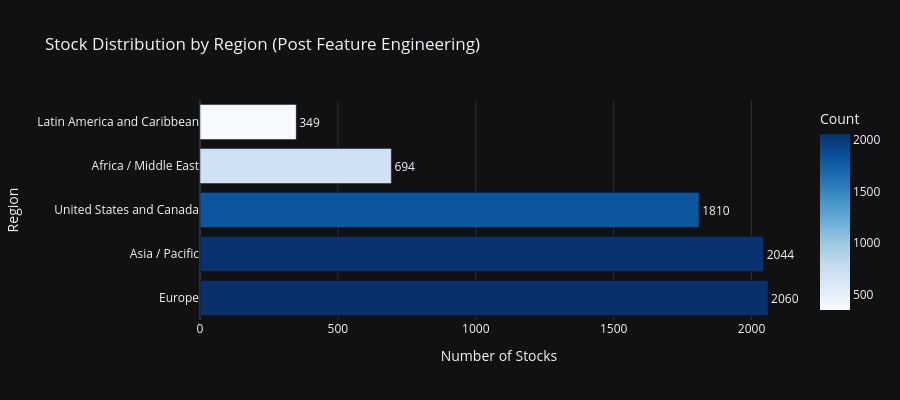
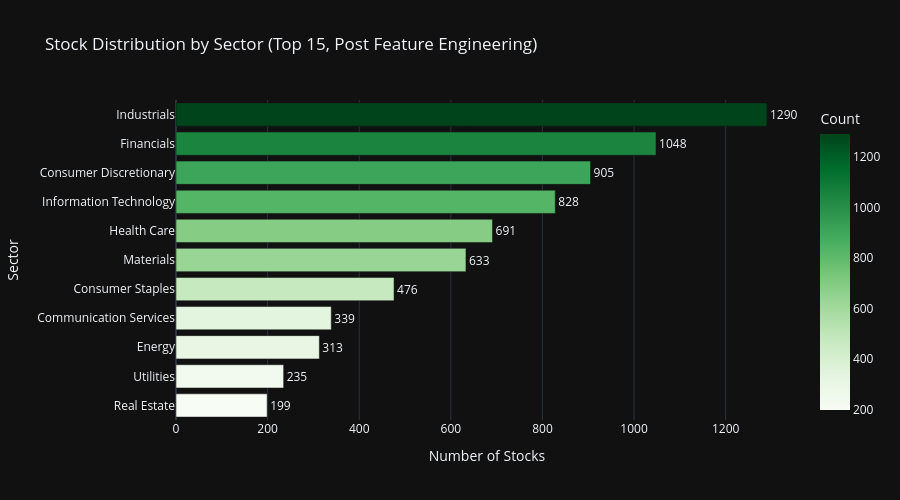
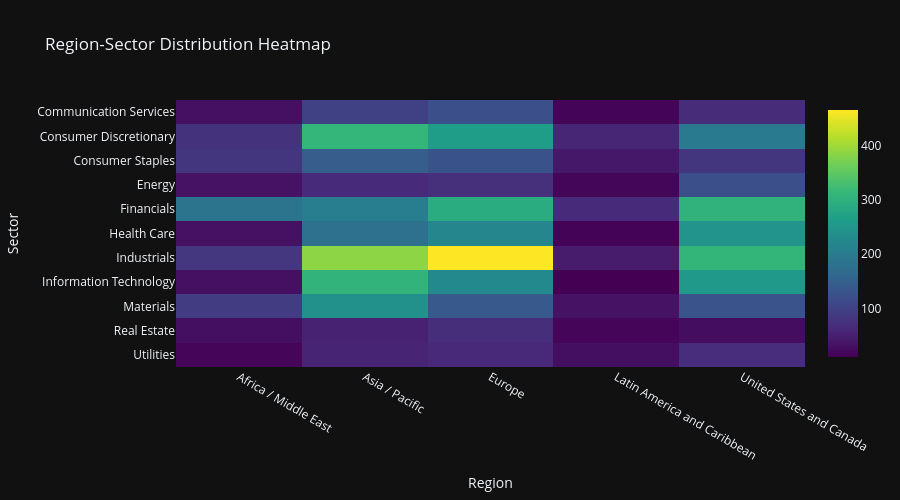
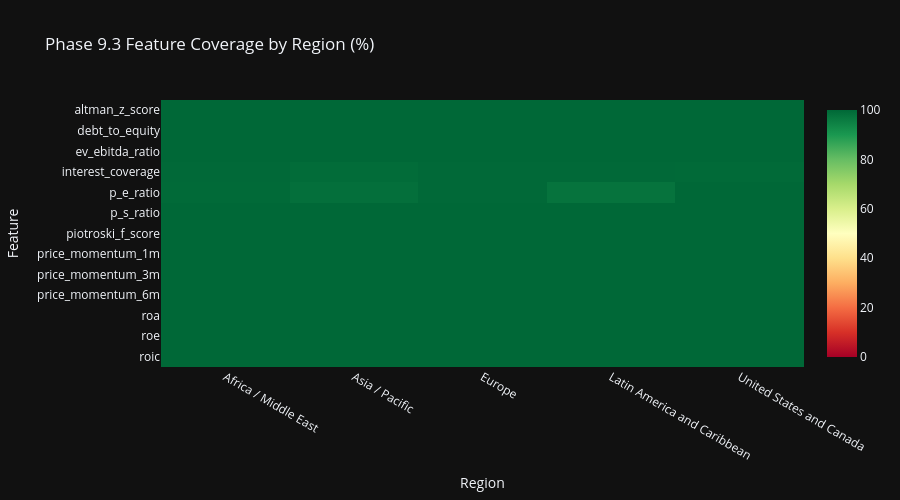

The code cell stored with these charts, in order, in its notebook:
### Markdown cell above
## Cell 7: Region & Sector Analytics with Feature Coverage

Section 17 compliant Plotly visualizations with dark theme.
Enhanced with Phase 9.3 feature analytics by region and sector.

### Code cell
# ============================================================================
# Cell 7: Region & Sector Analytics with Feature Coverage
# ============================================================================

print('=' * 80)
print('REGION & SECTOR ANALYTICS WITH FEATURE COVERAGE')
print('=' * 80)

# Use all_stocks_features (post feature engineering) for analytics
df_analytics = all_stocks_features

# Region distribution
if 'region' in df_analytics.columns:
    region_counts = df_analytics['region'].value_counts().reset_index()
    region_counts.columns = ['Region', 'Count']
    region_counts['Percentage'] = (region_counts['Count'] / region_counts['Count'].sum() * 100).round(1)

    fig_region = px.bar(
            region_counts,
            x='Count',
            y='Region',
            orientation='h',
            title='Stock Distribution by Region (Post Feature Engineering)',
            template=PLOTLY_TEMPLATE,
            color='Count',
            color_continuous_scale='Blues',
            text='Count',
            )
    fig_region.update_traces(
            textposition='outside',
            hovertemplate='<b>%{y}</b><br>Count: %{x}<br>Percentage: %{customdata[0]:.1f}%',
            customdata=region_counts[['Percentage']].values
            )
    fig_region.update_layout(
            xaxis_title='Number of Stocks',
            yaxis_title='Region',
            height=400,
            showlegend=False,
            )
    fig_region.show()

# Sector distribution (Top 15)
if 'sector' in df_analytics.columns:
    sector_counts = df_analytics['sector'].value_counts().head(15).reset_index()
    sector_counts.columns = ['Sector', 'Count']
    sector_counts['Percentage'] = (sector_counts['Count'] / len(df_analytics) * 100).round(1)

    fig_sector = px.bar(
            sector_counts.sort_values('Count'),
            x='Count',
            y='Sector',
            orientation='h',
            title='Stock Distribution by Sector (Top 15, Post Feature Engineering)',
            template=PLOTLY_TEMPLATE,
            color='Count',
            color_continuous_scale='Greens',
            text='Count',
            )
    fig_sector.update_traces(
            textposition='outside',
            hovertemplate='<b>%{y}</b><br>Count: %{x}<br>Percentage: %{customdata[0]:.1f}%',
            customdata=sector_counts.sort_values('Count')[['Percentage']].values
            )
    fig_sector.update_layout(
            xaxis_title='Number of Stocks',
            yaxis_title='Sector',
            height=500,
            showlegend=False,
            )
    fig_sector.show()

# Region-Sector Heatmap
if 'region' in df_analytics.columns and 'sector' in df_analytics.columns:
    cross_tab = pd.crosstab(
            df_analytics['sector'],
            df_analytics['region']
            ).head(12)

    fig_heatmap = px.imshow(
            cross_tab,
            title='Region-Sector Distribution Heatmap',
            template=PLOTLY_TEMPLATE,
            color_continuous_scale='Viridis',
            aspect='auto',
            )
    fig_heatmap.update_layout(
            xaxis_title='Region',
            yaxis_title='Sector',
            height=500,
            )
    fig_heatmap.show()

print('\n✓ Distribution visualizations complete')

# ============================================================================
# Feature Coverage Analytics by Region and Sector
# ============================================================================
print('\n' + '=' * 80)
print('📊 PHASE 9.3 FEATURE ANALYTICS BY REGION & SECTOR')
print('=' * 80)

# Define key Phase 9.3 features for analysis
key_phase93_features = [
    'roe', 'roa', 'roic',  # Profitability
    'p_e_ratio', 'p_s_ratio', 'ev_ebitda_ratio',  # Valuation
    'price_momentum_1m', 'price_momentum_3m', 'price_momentum_6m',  # Momentum
    'debt_to_equity', 'interest_coverage',  # Leverage
    'piotroski_f_score', 'altman_z_score',  # Composite Scores
    ]
available_phase93 = [f for f in key_phase93_features if f in df_analytics.columns]

if available_phase93 and 'region' in df_analytics.columns:
    print(f'\n📍 Feature Coverage by Region ({len(available_phase93)} key features):')

    # Calculate non-null percentage per region for each feature
    region_coverage_data = []
    for region in df_analytics['region'].unique():
        region_df = df_analytics[df_analytics['region'] == region]
        region_count = len(region_df)

        for feat in available_phase93:
            non_null = region_df[feat].notna().sum()
            coverage_pct = (non_null / region_count * 100) if region_count > 0 else 0
            region_coverage_data.append({
                'Region': region,
                'Feature': feat,
                'Coverage %': round(coverage_pct, 1),
                'Non-Null': non_null,
                'Total': region_count
                })

    region_coverage_df = pd.DataFrame(region_coverage_data)

    # Pivot for heatmap
    region_pivot = region_coverage_df.pivot(index='Feature', columns='Region', values='Coverage %')

    fig_region_coverage = px.imshow(
            region_pivot,
            title='Phase 9.3 Feature Coverage by Region (%)',
            template=PLOTLY_TEMPLATE,
            color_continuous_scale='RdYlGn',
            zmin=0, zmax=100,
            aspect='auto',
            )
    fig_region_coverage.update_layout(
            xaxis_title='Region',
            yaxis_title='Feature',
            height=500,
            )
    fig_region_coverage.show()

if available_phase93 and 'sector' in df_analytics.columns:
    print(f'\n🏢 Feature Coverage by Sector (Top 10 sectors, {len(available_phase93)} key features):')

    # Get top 10 sectors by count
    top_sectors = df_analytics['sector'].value_counts().head(10).index.tolist()

    # Calculate non-null percentage per sector for each feature
    sector_coverage_data = []
    for sector in top_sectors:
        sector_df = df_analytics[df_analytics['sector'] == sector]
        sector_count = len(sector_df)

        for feat in available_phase93:
            non_null = sector_df[feat].notna().sum()
            coverage_pct = (non_null / sector_count * 100) if sector_count > 0 else 0
            sector_coverage_data.append({
                'Sector': str(sector)[:25],  # Truncate long names
                'Feature': feat,
                'Coverage %': round(coverage_pct, 1),
                'Non-Null': non_null,
                'Total': sector_count
                })

    sector_coverage_df = pd.DataFrame(sector_coverage_data)

    # Pivot for heatmap
    sector_pivot = sector_coverage_df.pivot(index='Feature', columns='Sector', values='Coverage %')

    fig_sector_coverage = px.imshow(
            sector_pivot,
            title='Phase 9.3 Feature Coverage by Sector (%)',
            template=PLOTLY_TEMPLATE,
            color_continuous_scale='RdYlGn',
            zmin=0, zmax=100,
            aspect='auto',
            )
    fig_sector_coverage.update_layout(
            xaxis_title='Sector',
            yaxis_title='Feature',
            height=600,
            )
    fig_sector_coverage.show()

# Feature statistics by region
if available_phase93 and 'region' in df_analytics.columns:
    print(f'\n📊 Key Feature Statistics by Region:')

    # Select 3 key features for detailed statistics
    stat_features = ['roe', 'price_momentum_1m', 'debt_to_equity']
    stat_features = [f for f in stat_features if f in df_analytics.columns]

    if stat_features:
        region_stats = df_analytics.groupby('region')[stat_features].agg(['mean', 'median', 'std']).round(3)
        print(region_stats.to_string())

        # Box plot for ROE by region (if available)
        if 'roe' in df_analytics.columns:
            fig_roe_region = px.box(
                    df_analytics[df_analytics['roe'].notna()],
                    x='region',
                    y='roe',
                    title='Return on Equity (ROE) Distribution by Region',
                    template=PLOTLY_TEMPLATE,
                    color='region',
                    )
            fig_roe_region.update_layout(
                    xaxis_title='Region',
                    yaxis_title='ROE',
                    height=450,
                    showlegend=False,
                    )
            fig_roe_region.show()

print('\n✓ Feature analytics by region and sector complete')

### Figure 1 — Plotly figure (JSON) as saved in the notebook; plotly's stock layout.template omitted (floating-point values rounded to 4 significant figures)
{"data": [{"hovertemplate": "<b>%{y}</b><br>Count: %{x}<br>Percentage: %{customdata[0]:.1f}%", "legendgroup": "", "marker": {"color": [2060, 2044, 1810, 694, 349], "coloraxis": "coloraxis", "pattern": {"shape": ""}}, "name": "", "orientation": "h", "showlegend": false, "text": [2060.0, 2044.0, 1810.0, 694.0, 349.0], "textposition": "outside", "x": [2060, 2044, 1810, 694, 349], "xaxis": "x", "y": ["Europe", "Asia / Pacific", "United States and Canada", "Africa / Middle East", "Latin America and Caribbean"], "yaxis": "y", "type": "bar", "customdata": [[29.6], [29.4], [26.0], [10.0], [5.0]]}], "layout": {"xaxis": {"anchor": "y", "domain": [0.0, 1.0], "title": {"text": "Number of Stocks"}}, "yaxis": {"anchor": "x", "domain": [0.0, 1.0], "title": {"text": "Region"}}, "coloraxis": {"colorbar": {"title": {"text": "Count"}}, "colorscale": [[0.0, "rgb(247,251,255)"], [0.125, "rgb(222,235,247)"], [0.25, "rgb(198,219,239)"], [0.375, "rgb(158,202,225)"], [0.5, "rgb(107,174,214)"], [0.625, "rgb(66,146,198)"], [0.75, "rgb(33,113,181)"], [0.875, "rgb(8,81,156)"], [1.0, "rgb(8,48,107)"]]}, "legend": {"tracegroupgap": 0}, "title": {"text": "Stock Distribution by Region (Post Feature Engineering)"}, "barmode": "relative", "height": 400, "showlegend": false}}

### Figure 2 — Plotly figure (JSON) as saved in the notebook; plotly's stock layout.template omitted (floating-point values rounded to 4 significant figures)
{"data": [{"hovertemplate": "<b>%{y}</b><br>Count: %{x}<br>Percentage: %{customdata[0]:.1f}%", "legendgroup": "", "marker": {"color": [199, 235, 313, 339, 476, 633, 691, 828, 905, 1048, 1290], "coloraxis": "coloraxis", "pattern": {"shape": ""}}, "name": "", "orientation": "h", "showlegend": false, "text": [199.0, 235.0, 313.0, 339.0, 476.0, 633.0, 691.0, 828.0, 905.0, 1048.0, 1290.0], "textposition": "outside", "x": [199, 235, 313, 339, 476, 633, 691, 828, 905, 1048, 1290], "xaxis": "x", "y": ["Real Estate", "Utilities", "Energy", "Communication Services", "Consumer Staples", "Materials", "Health Care", "Information Technology", "Consumer Discretionary", "Financials", "Industrials"], "yaxis": "y", "type": "bar", "customdata": [[2.9], [3.4], [4.5], [4.9], [6.8], [9.1], [9.9], [11.9], [13.0], [15.1], [18.5]]}], "layout": {"xaxis": {"anchor": "y", "domain": [0.0, 1.0], "title": {"text": "Number of Stocks"}}, "yaxis": {"anchor": "x", "domain": [0.0, 1.0], "title": {"text": "Sector"}}, "coloraxis": {"colorbar": {"title": {"text": "Count"}}, "colorscale": [[0.0, "rgb(247,252,245)"], [0.125, "rgb(229,245,224)"], [0.25, "rgb(199,233,192)"], [0.375, "rgb(161,217,155)"], [0.5, "rgb(116,196,118)"], [0.625, "rgb(65,171,93)"], [0.75, "rgb(35,139,69)"], [0.875, "rgb(0,109,44)"], [1.0, "rgb(0,68,27)"]]}, "legend": {"tracegroupgap": 0}, "title": {"text": "Stock Distribution by Sector (Top 15, Post Feature Engineering)"}, "barmode": "relative", "height": 500, "showlegend": false}}

### Figure 3 — Plotly figure (JSON) as saved in the notebook; plotly's stock layout.template omitted (floating-point values rounded to 4 significant figures)
{"data": [{"coloraxis": "coloraxis", "name": "0", "x": ["Africa / Middle East", "Asia / Pacific", "Europe", "Latin America and Caribbean", "United States and Canada"], "y": ["Communication Services", "Consumer Discretionary", "Consumer Staples", "Energy", "Financials", "Health Care", "Industrials", "Information Technology", "Materials", "Real Estate", "Utilities"], "z": [[31, 100, 124, 16, 68], [76, 311, 261, 59, 198], [82, 144, 127, 41, 82], [34, 64, 74, 17, 124], [184, 204, 291, 65, 304], [32, 180, 220, 14, 245], [83, 386, 465, 46, 310], [31, 306, 226, 11, 254], [94, 239, 138, 33, 129], [29, 54, 71, 18, 27], [18, 56, 63, 29, 69]], "type": "heatmap", "xaxis": "x", "yaxis": "y", "hovertemplate": "region: %{x}<br>sector: %{y}<br>color: %{z}<extra></extra>"}], "layout": {"xaxis": {"anchor": "y", "domain": [0.0, 1.0], "title": {"text": "Region"}}, "yaxis": {"anchor": "x", "domain": [0.0, 1.0], "autorange": "reversed", "title": {"text": "Sector"}}, "coloraxis": {"colorscale": [[0.0, "#440154"], [0.1111, "#482878"], [0.2222, "#3e4989"], [0.3333, "#31688e"], [0.4444, "#26828e"], [0.5556, "#1f9e89"], [0.6667, "#35b779"], [0.7778, "#6ece58"], [0.8889, "#b5de2b"], [1.0, "#fde725"]]}, "title": {"text": "Region-Sector Distribution Heatmap"}, "height": 500}}

### Figure 4 — Plotly figure (JSON) as saved in the notebook; plotly's stock layout.template omitted (floating-point values rounded to 4 significant figures)
{"data": [{"coloraxis": "coloraxis", "name": "0", "x": ["Africa / Middle East", "Asia / Pacific", "Europe", "Latin America and Caribbean", "United States and Canada"], "y": ["altman_z_score", "debt_to_equity", "ev_ebitda_ratio", "interest_coverage", "p_e_ratio", "p_s_ratio", "piotroski_f_score", "price_momentum_1m", "price_momentum_3m", "price_momentum_6m", "roa", "roe", "roic"], "z": [[100.0, 100.0, 100.0, 100.0, 100.0], [100.0, 100.0, 100.0, 100.0, 100.0], [100.0, 100.0, 100.0, 100.0, 100.0], [99.7, 99.1, 99.7, 99.7, 99.6], [99.6, 98.5, 99.8, 97.7, 99.9], [100.0, 100.0, 99.9, 100.0, 99.9], [100.0, 100.0, 100.0, 100.0, 100.0], [100.0, 100.0, 100.0, 100.0, 100.0], [100.0, 100.0, 100.0, 100.0, 100.0], [100.0, 100.0, 100.0, 100.0, 100.0], [100.0, 100.0, 100.0, 100.0, 100.0], [100.0, 100.0, 100.0, 100.0, 100.0], [100.0, 100.0, 100.0, 100.0, 100.0]], "type": "heatmap", "xaxis": "x", "yaxis": "y", "hovertemplate": "Region: %{x}<br>Feature: %{y}<br>color: %{z}<extra></extra>"}], "layout": {"xaxis": {"anchor": "y", "domain": [0.0, 1.0], "title": {"text": "Region"}}, "yaxis": {"anchor": "x", "domain": [0.0, 1.0], "autorange": "reversed", "title": {"text": "Feature"}}, "coloraxis": {"colorscale": [[0.0, "rgb(165,0,38)"], [0.1, "rgb(215,48,39)"], [0.2, "rgb(244,109,67)"], [0.3, "rgb(253,174,97)"], [0.4, "rgb(254,224,139)"], [0.5, "rgb(255,255,191)"], [0.6, "rgb(217,239,139)"], [0.7, "rgb(166,217,106)"], [0.8, "rgb(102,189,99)"], [0.9, "rgb(26,152,80)"], [1.0, "rgb(0,104,55)"]], "cmin": 0, "cmax": 100}, "title": {"text": "Phase 9.3 Feature Coverage by Region (%)"}, "height": 500}}
